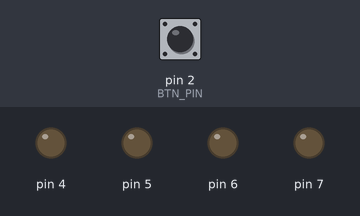
Bench run of a sketch on a simulated Arduino Uno, built with avr-gcc and run on an emulated ATmega328P. Shown: output pins drawn as LEDs (lit = HIGH). Dashed ring = blinking. The test bench sets the inputs (shaded band); at power-on: pin 2 (BTN_PIN) LOW.

Above: at 1.2 s.
1.3 s: pin 2 (BTN_PIN) pulled HIGH for 1 s
At 3.3 s:
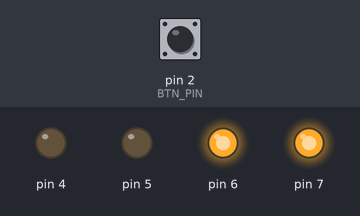
4.3 s: pin 2 (BTN_PIN) pulled HIGH for 0.15 s
At 5.0 s:
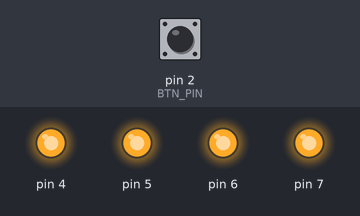
5.9 s: pin 2 (BTN_PIN) pulled HIGH for 3.2 s
At 6.55 s:
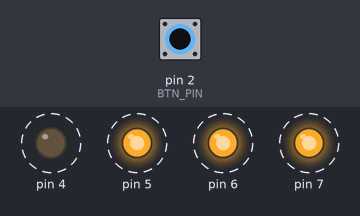
Timing chart, 0 to 10.5 s (numbered marks = the images above; inputs shaded):
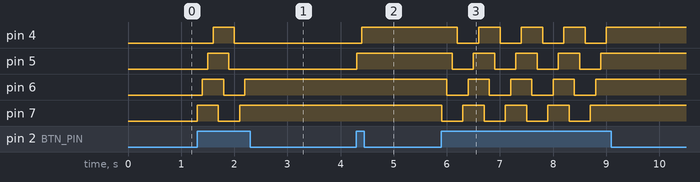

The sketch:

button_leds_onoff.ino
```cpp
#define LED_1 7
#define LED_2 6
#define LED_3 5
#define LED_4 4
#define DELAY 100
#define BTN_PIN 2
#define N_LEDS 4

/* The current pin to be activated. */
int curr_pin;
/* Saves the PIN numbers */
int * pins;
/* The states of the LEDS */
int * states;

void setup() {
  Serial.begin(9600);
  pins = malloc(sizeof(int) * 4);
  states = malloc(sizeof(int) * 4);
  curr_pin = 0;
  pinMode(BTN_PIN, INPUT);
  pins[0] = LED_1;
  pins[1] = LED_2;
  pins[2] = LED_3;
  pins[3] = LED_4;
  int i = 0;
  for(i = 0; i < N_LEDS; i++){
    states[i] = LOW;
    pinMode(pins[i], OUTPUT);
  }
}

void loop() {
  /* Reads the button's input */
  int btn_state = digitalRead(BTN_PIN);
  /* Sets the button on and off. */
  if (btn_state == HIGH){
    if (states[curr_pin] == HIGH){
      digitalWrite(pins[curr_pin], LOW);
      states[curr_pin] = LOW;
    }else{
      digitalWrite(pins[curr_pin], HIGH);
      states[curr_pin] = HIGH;
    }
    curr_pin = (curr_pin + 1) % N_LEDS;
  }
  delay(DELAY);
}
```

Measured:
- after the input at 1.3 s, pin 4: LOW → HIGH after 0.30 s, → LOW 0.40 s later; pin 5: LOW → HIGH after 0.20 s, → LOW 0.40 s later; pin 6: LOW → HIGH after 0.10 s, → LOW 0.40 s later, → HIGH 0.40 s later; pin 7: LOW → HIGH at once, → LOW 0.40 s later, → HIGH 0.40 s later
- after the input at 4.3 s, pin 4: LOW → HIGH after 0.10 s; pin 5: LOW → HIGH at once
- after the input at 5.9 s, pin 4: alternates HIGH for 0.40 s and LOW for 0.40 s, 8 changes in all, then stays HIGH, starting after 0.30 s; pin 5: alternates HIGH for 0.40 s and LOW for 0.40 s, 8 changes in all, then stays HIGH, starting after 0.20 s
